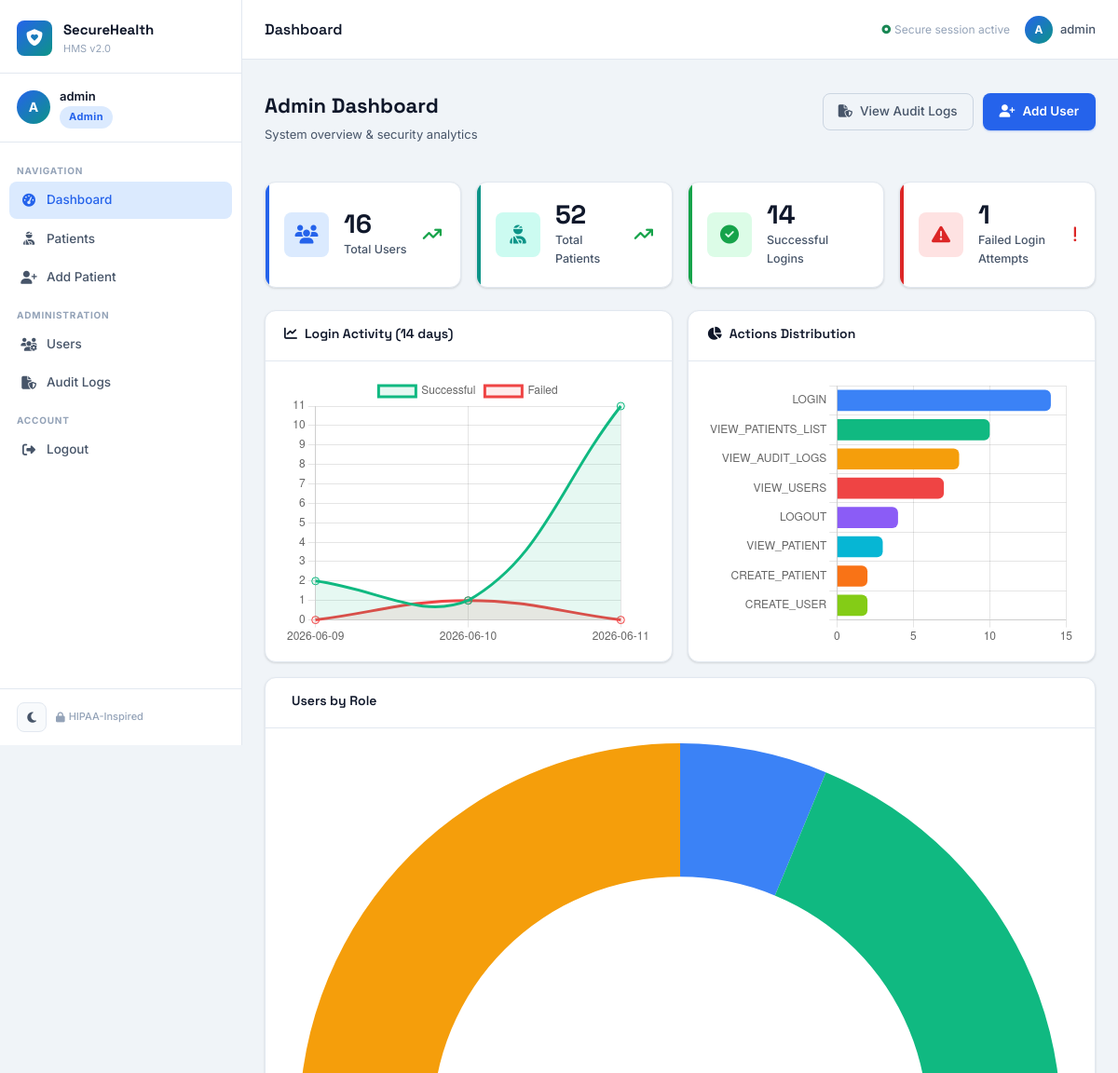
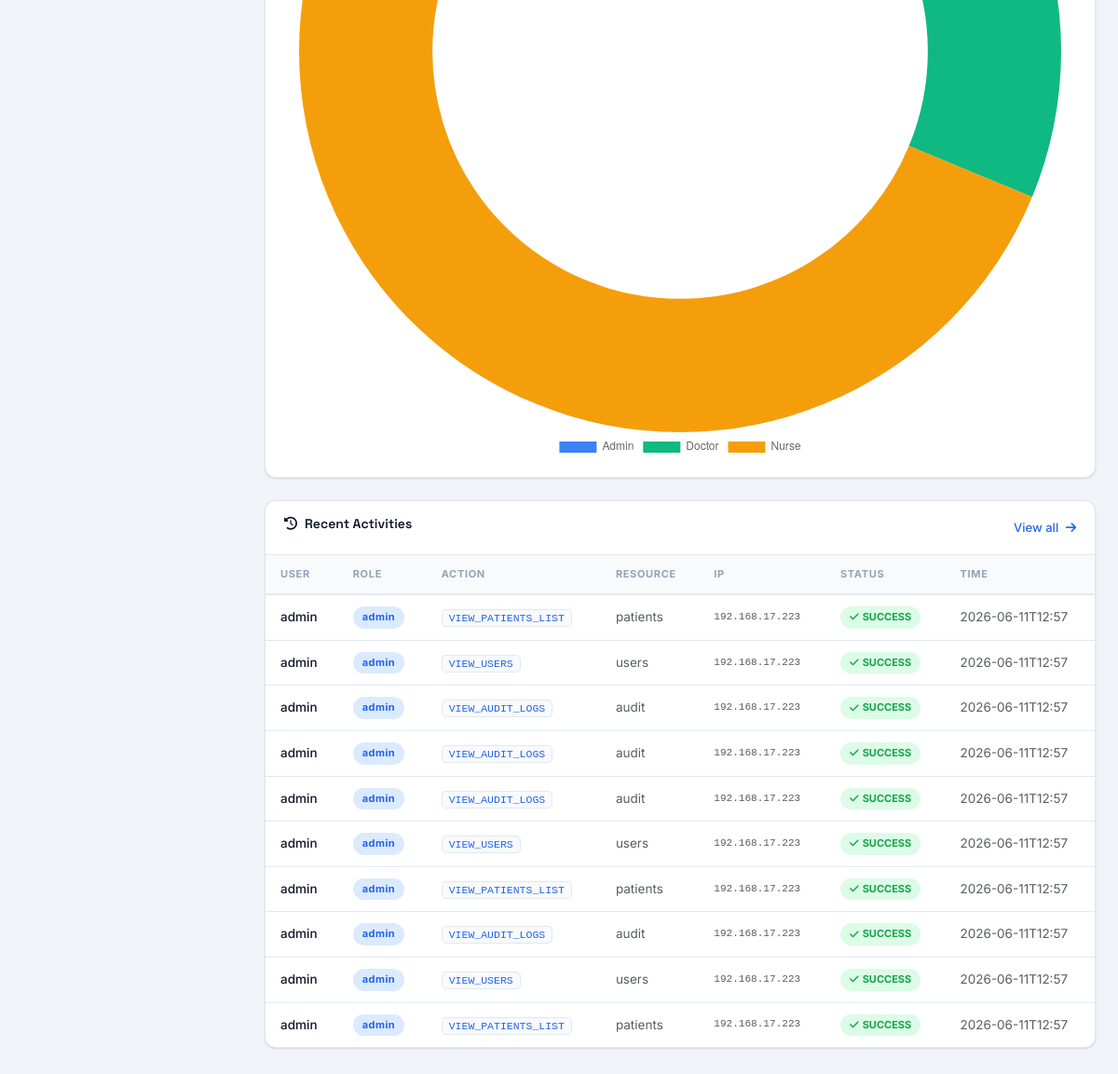
The app's page /dashboard (signed in) with its own data (2 pictures, top to bottom).
### tables this page shows
CREATE TABLE audit_logs (
            id         INTEGER PRIMARY KEY AUTOINCREMENT,
            username   TEXT,
            role       TEXT,
            action     TEXT    NOT NULL,
            resource   TEXT,
            ip_address TEXT,
            status     TEXT    NOT NULL,
            timestamp  TEXT    NOT NULL DEFAULT (datetime('now'))
        );

### app.py (the view, shortened to what this page needs)
@app.route('/dashboard')
@login_required
def dashboard():
    db = get_db()
    role = session['role']
    stats = {}
    if role == 'admin':
        stats['total_users'] = db.execute('SELECT COUNT(*) FROM users').fetchone()[0]
        stats['total_patients'] = db.execute('SELECT COUNT(*) FROM patients').fetchone()[0]
        stats['login_success'] = db.execute(
            "SELECT COUNT(*) FROM audit_logs WHERE action='LOGIN' AND status='SUCCESS'"
        ).fetchone()[0]
        stats['login_failed'] = db.execute(
            "SELECT COUNT(*) FROM audit_logs WHERE action='LOGIN_FAILED'"
        ).fetchone()[0]
        stats['recent_activities'] = db.execute(
            'SELECT * FROM audit_logs ORDER BY timestamp DESC LIMIT 10'
        ).fetchall()
        stats['role_counts'] = db.execute(
            'SELECT role, COUNT(*) as count FROM users GROUP BY role'
        ).fetchall()
        stats['daily_logins'] = db.execute(
            """SELECT DATE(timestamp) as day, COUNT(*) as count
               FROM audit_logs WHERE action='LOGIN' AND status='SUCCESS'
               AND timestamp >= datetime('now', '-7 days')
               GROUP BY DATE(timestamp) ORDER BY day"""
        ).fetchall()
    return render_template('dashboard.html', stats=stats, role=role)

### app.py (called while the page is built)
@app.after_request
def add_security_headers(response):
    response.headers['X-Content-Type-Options'] = 'nosniff'
    response.headers['X-Frame-Options'] = 'DENY'
    response.headers['X-XSS-Protection'] = '1; mode=block'
    response.headers['Referrer-Policy'] = 'strict-origin-when-cross-origin'
    response.headers['Content-Security-Policy'] = (
        "default-src 'self'; "
        "script-src 'self' 'unsafe-inline' https://cdn.jsdelivr.net https://cdnjs.cloudflare.com; "
        "style-src 'self' 'unsafe-inline' https://cdn.jsdelivr.net https://cdnjs.cloudflare.com https://fonts.googleapis.com; "
        "font-src 'self' https://fonts.gstatic.com https://cdnjs.cloudflare.com; "
        "img-src 'self' data:;"
    )
    return response

def login_required(f):
    @wraps(f)
    def decorated(*args, **kwargs):
        if 'user_id' not in session:
            log_action(None, None, 'UNAUTHORIZED_ACCESS', request.path, request.remote_addr, 'DENIED')
            flash('Please log in to access this page.', 'warning')
            return redirect(url_for('login'))
        return f(*args, **kwargs)
    return decorated

### database.py (called while the page is built)
def get_db():
    if 'db' not in g:
        g.db = sqlite3.connect(
            current_app.config['DATABASE'],
            detect_types=sqlite3.PARSE_DECLTYPES
        )
        g.db.row_factory = sqlite3.Row
        g.db.execute('PRAGMA journal_mode=WAL')
        g.db.execute('PRAGMA foreign_keys=ON')
    return g.db

### templates/dashboard.html (shortened to what this page needs)
{% extends "base.html" %}
{% block page_title %}Dashboard{% endblock %}
{% block content %}
{% if session.role == 'admin' %}
<div class="page-header">
  <div>
    <h2 class="page-heading">Admin Dashboard</h2>
    <p class="page-subheading">System overview &amp; security analytics</p>
  </div>
  <div class="page-header-actions">
    <a href="{{ url_for('audit_logs') }}" class="btn-outline-custom"><i class="fa-solid fa-file-shield me-2"></i>View Audit Logs</a>
    <a href="{{ url_for('new_user') }}" class="btn-primary-custom"><i class="fa-solid fa-user-plus me-2"></i>Add User</a>
  </div>
</div>
<div class="stats-grid">
  <div class="stat-card stat-blue">
    <div class="stat-icon"><i class="fa-solid fa-users"></i></div>
    <div class="stat-content">
      <div class="stat-value">{{ stats.total_users }}</div>
      <div class="stat-label">Total Users</div>
    </div>
    <div class="stat-trend up"><i class="fa-solid fa-arrow-trend-up"></i></div>
  </div>
  <div class="stat-card stat-teal">
    <div class="stat-icon"><i class="fa-solid fa-user-injured"></i></div>
    <div class="stat-content">
      <div class="stat-value">{{ stats.total_patients }}</div>
      <div class="stat-label">Total Patients</div>
    </div>
    <div class="stat-trend up"><i class="fa-solid fa-arrow-trend-up"></i></div>
  </div>
  <div class="stat-card stat-green">
    <div class="stat-icon"><i class="fa-solid fa-circle-check"></i></div>
    <div class="stat-content">
      <div class="stat-value">{{ stats.login_success }}</div>
      <div class="stat-label">Successful Logins</div>
    </div>
  </div>
  <div class="stat-card stat-red">
    <div class="stat-icon"><i class="fa-solid fa-triangle-exclamation"></i></div>
    <div class="stat-content">
      <div class="stat-value">{{ stats.login_failed }}</div>
      <div class="stat-label">Failed Login Attempts</div>
    </div>
    {% if stats.login_failed > 0 %}
    <div class="stat-trend down"><i class="fa-solid fa-exclamation"></i></div>
    {% endif %}
  </div>
</div>
<div class="charts-grid">
  <div class="chart-card">
    <div class="chart-card-header">
      <h3 class="chart-title"><i class="fa-solid fa-chart-line me-2"></i>Login Activity (14 days)</h3>
    </div>
    <div class="chart-body">
      <canvas id="loginChart" height="220"></canvas>
    </div>
  </div>
  <div class="chart-card">
    <div class="chart-card-header">
      <h3 class="chart-title"><i class="fa-solid fa-chart-pie me-2"></i>Actions Distribution</h3>
    </div>
    <div class="chart-body">
      <canvas id="actionsChart" height="220"></canvas>
    </div>
  </div>
  <div class="chart-card">
    <div class="chart-card-header">
      <h3 class="chart-title">Users by Role</h3>
    </div>
    <div class="chart-body">
      <canvas id="rolesChart" height="220"></canvas>
    </div>
  </div>
</div>
<div class="content-card">
  <div class="content-card-header">
    <h3 class="content-card-title"><i class="fa-solid fa-clock-rotate-left me-2"></i>Recent Activities</h3>
    <a href="{{ url_for('audit_logs') }}" class="link-custom">View all <i class="fa-solid fa-arrow-right ms-1"></i></a>
  </div>
  <div class="table-responsive">
    <table class="data-table">
      <thead>
        <tr>
          <th>User</th><th>Role</th><th>Action</th><th>Resource</th><th>IP</th><th>Status</th><th>Time</th>
        </tr>
      </thead>
      <tbody>
        {% for log in stats.recent_activities %}
        <tr>
          <td><span class="fw-500">{{ log.username }}</span></td>
          <td><span class="role-badge role-{{ log.role }}">{{ log.role }}</span></td>
          <td><code class="action-code">{{ log.action }}</code></td>
          <td class="text-muted">{{ log.resource }}</td>
          <td class="text-muted font-mono">{{ log.ip_address }}</td>
          <td>
            <span class="status-badge status-{{ log.status|lower }}">
              {% if log.status == 'SUCCESS' %}<i class="fa-solid fa-check me-1"></i>{% elif log.status == 'FAILED' %}<i class="fa-solid fa-xmark me-1"></i>{% else %}<i class="fa-solid fa-ban me-1"></i>{% endif %}
              {{ log.status }}
            </span>
          </td>
          <td class="text-muted">{{ log.timestamp[:16] }}</td>
        </tr>
        {% endfor %}
      </tbody>
    </table>
  </div>
</div>
{% endif %}
{% endblock %}
{% block extra_scripts %}
{% if session.role == 'admin' %}
<script>
async function loadCharts() {
  // ── Login Chart ──
  const loginRes = await fetch('/api/stats/logins');
  const loginData = await loginRes.json();
  new Chart(document.getElementById('loginChart'), {
    type: 'line',
    data: {
      labels: loginData.map(d => d.day),
      datasets: [
        { label: 'Successful', data: loginData.map(d => d.success), borderColor: '#10b981', backgroundColor: 'rgba(16,185,129,0.1)', fill: true, tension: 0.4, pointRadius: 4 },
        { label: 'Failed', data: loginData.map(d => d.failed), borderColor: '#ef4444', backgroundColor: 'rgba(239,68,68,0.1)', fill: true, tension: 0.4, pointRadius: 4 }
      ]
    },
    options: { responsive: true, plugins: { legend: { position: 'top' } }, scales: { y: { beginAtZero: true, ticks: { stepSize: 1 } } } }
  });
  // ── Actions Chart ──
  const actRes = await fetch('/api/stats/actions');
  const actData = await actRes.json();
  const colors = ['#3b82f6','#10b981','#f59e0b','#ef4444','#8b5cf6','#06b6d4','#f97316','#84cc16'];
  new Chart(document.getElementById('actionsChart'), {
    type: 'bar',
    data: {
      labels: actData.map(d => d.action),
      datasets: [{ label: 'Count', data: actData.map(d => d.count), backgroundColor: colors, borderRadius: 6 }]
    },
    options: { responsive: true, plugins: { legend: { display: false } }, scales: { y: { beginAtZero: true } }, indexAxis: 'y' }
  });
  // ── Roles Chart ──
  const rolesRes = await fetch('/api/stats/roles');
  const rolesData = await rolesRes.json();
  new Chart(document.getElementById('rolesChart'), {
    type: 'doughnut',
    data: {
      labels: rolesData.map(d => d.role.charAt(0).toUpperCase() + d.role.slice(1)),
      datasets: [{ data: rolesData.map(d => d.count), backgroundColor: ['#3b82f6','#10b981','#f59e0b'], borderWidth: 0, hoverOffset: 8 }]
    },
    options: { responsive: true, plugins: { legend: { position: 'bottom' } }, cutout: '65%' }
  });
}
loadCharts();
</script>
{% endif %}
{% endblock %}

### templates/base.html (shortened to what this page needs)
<!DOCTYPE html>
<html lang="en" data-theme="light">
<head>
  <link rel="stylesheet" href="https://cdn.jsdelivr.net/npm/bootstrap@5.3.2/dist/css/bootstrap.min.css">
  <link rel="stylesheet" href="https://cdnjs.cloudflare.com/ajax/libs/font-awesome/6.5.0/css/all.min.css">
  <link rel="stylesheet" href="{{ url_for('static', filename='css/style.css') }}">
</head>
<body>
{% if session.user_id %}
<div class="sidebar" id="sidebar">
  <div class="sidebar-brand">
    <div class="brand-icon"><i class="fa-solid fa-shield-heart"></i></div>
    <div class="brand-text">
      <span class="brand-name">SecureHealth</span>
      <span class="brand-sub">HMS v2.0</span>
    </div>
  </div>
  <div class="sidebar-user">
    <div class="user-avatar">{{ session.username[0].upper() }}</div>
    <div class="user-info">
      <span class="user-name">{{ session.username }}</span>
      <span class="user-role role-badge role-{{ session.role }}">{{ session.role|capitalize }}</span>
    </div>
  </div>
  <nav class="sidebar-nav">
    <div class="nav-section-label">Navigation</div>
    <a href="{{ url_for('dashboard') }}" class="nav-item {% if request.endpoint == 'dashboard' %}active{% endif %}">
      <i class="fa-solid fa-gauge-high"></i><span>Dashboard</span>
    </a>
    <a href="{{ url_for('patients') }}" class="nav-item {% if 'patient' in request.endpoint %}active{% endif %}">
      <i class="fa-solid fa-user-injured"></i><span>Patients</span>
    </a>
    {% if session.role in ['admin','doctor'] %}
    <a href="{{ url_for('new_patient') }}" class="nav-item {% if request.endpoint == 'new_patient' %}active{% endif %}">
      <i class="fa-solid fa-user-plus"></i><span>Add Patient</span>
    </a>
    {% endif %}
    {% if session.role == 'admin' %}
    <div class="nav-section-label">Administration</div>
    <a href="{{ url_for('users') }}" class="nav-item {% if 'user' in request.endpoint %}active{% endif %}">
      <i class="fa-solid fa-users-gear"></i><span>Users</span>
    </a>
    <a href="{{ url_for('audit_logs') }}" class="nav-item {% if request.endpoint == 'audit_logs' %}active{% endif %}">
      <i class="fa-solid fa-file-shield"></i><span>Audit Logs</span>
    </a>
    {% endif %}
    <div class="nav-section-label">Account</div>
    <a href="{{ url_for('logout') }}" class="nav-item nav-logout">
      <i class="fa-solid fa-right-from-bracket"></i><span>Logout</span>
    </a>
  </nav>
  <div class="sidebar-footer">
    <button class="theme-toggle" onclick="toggleTheme()" title="Toggle dark mode">
      <i class="fa-solid fa-moon" id="themeIcon"></i>
    </button>
    <span class="hipaa-badge"><i class="fa-solid fa-lock"></i> HIPAA-Inspired</span>
  </div>
</div>
<div class="main-wrapper" id="mainWrapper">
  <header class="topbar">
    <div class="topbar-title">{% block page_title %}Dashboard{% endblock %}</div>
    <div class="topbar-right">
      <div class="session-info">
        <i class="fa-solid fa-circle-dot text-success me-1" style="font-size:0.6rem"></i>
        Secure session active
      </div>
      <div class="topbar-user">
        <span class="user-avatar-sm">{{ session.username[0].upper() }}</span>
        <span class="d-none d-md-inline">{{ session.username }}</span>
      </div>
    </div>
  </header>
  <div class="flash-container">
  </div>
  <main class="main-content">
    {% block content %}{% endblock %}
  </main>
</div>
{% else %}
  {% block auth_content %}{% endblock %}
{% endif %}
{% block extra_scripts %}{% endblock %}
</body>
</html>

### records on screen
audit_logs: username "admin", role "admin", action "VIEW_PATIENTS_LIST", resource "patients", ip_address "192.168.17.223", status "SUCCESS", timestamp "2026-06-11T12:57"
audit_logs: username "admin", role "admin", action "VIEW_USERS", resource "users", ip_address "192.168.17.223", status "SUCCESS", timestamp "2026-06-11T12:57"
audit_logs: username "admin", role "admin", action "VIEW_AUDIT_LOGS", resource "audit", ip_address "192.168.17.223", status "SUCCESS", timestamp "2026-06-11T12:57"
audit_logs: username "admin", role "admin", action "VIEW_AUDIT_LOGS", resource "audit", ip_address "192.168.17.223", status "SUCCESS", timestamp "2026-06-11T12:57"
audit_logs: username "admin", role "admin", action "VIEW_AUDIT_LOGS", resource "audit", ip_address "192.168.17.223", status "SUCCESS", timestamp "2026-06-11T12:57"
audit_logs: username "admin", role "admin", action "VIEW_USERS", resource "users", ip_address "192.168.17.223", status "SUCCESS", timestamp "2026-06-11T12:57"
audit_logs: username "admin", role "admin", action "VIEW_PATIENTS_LIST", resource "patients", ip_address "192.168.17.223", status "SUCCESS", timestamp "2026-06-11T12:57"
audit_logs: username "admin", role "admin", action "VIEW_AUDIT_LOGS", resource "audit", ip_address "192.168.17.223", status "SUCCESS", timestamp "2026-06-11T12:57"
audit_logs: username "admin", role "admin", action "VIEW_USERS", resource "users", ip_address "192.168.17.223", status "SUCCESS", timestamp "2026-06-11T12:57"
audit_logs: username "admin", role "admin", action "VIEW_PATIENTS_LIST", resource "patients", ip_address "192.168.17.223", status "SUCCESS", timestamp "2026-06-11T12:57"

### other values on screen
{{ session.username[0].upper() }} "A"
{{ session.username }} "admin"
{{ session.role|capitalize }} "Admin"
{{ stats.total_users }} "16"
{{ stats.total_patients }} "52"
{{ stats.login_success }} "14"
{{ stats.login_failed }} "1"
